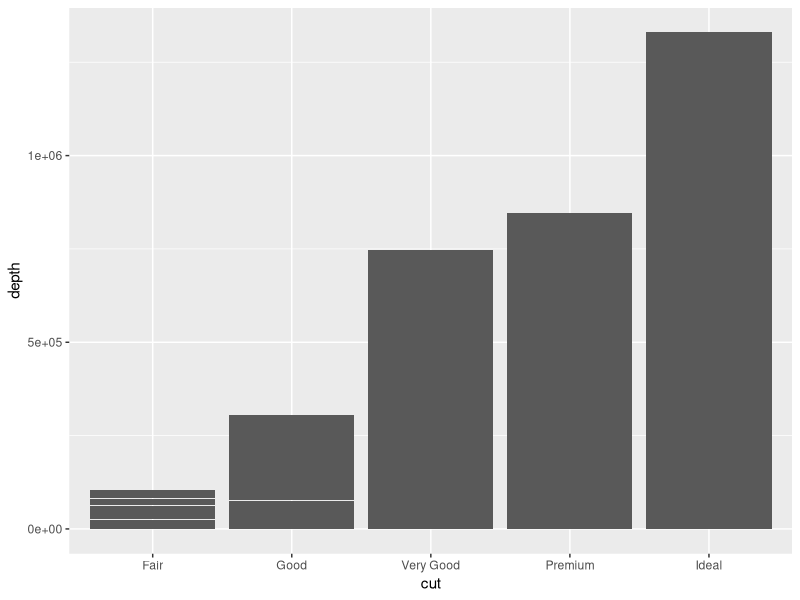

The R source for this figure:
## ---- chunk 1
knitr::opts_chunk$set(echo = TRUE)
## ---- chunk 2
library(ggplot2)
## ---- chunk 3
ggplot(diamonds) +
  geom_bar(aes(cut, depth), stat = "identity")
